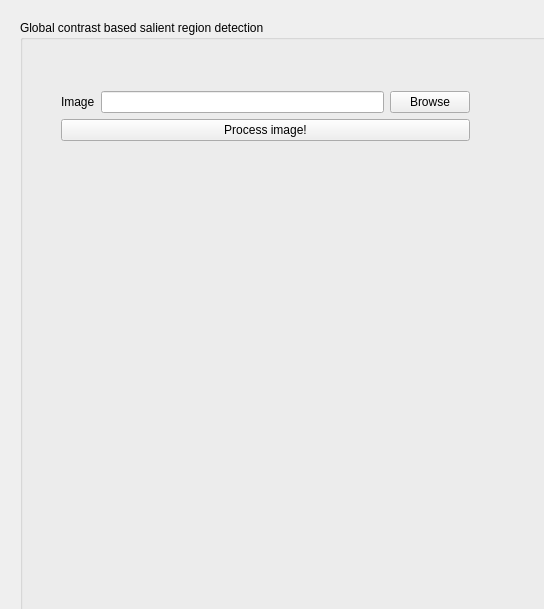
<?xml version="1.0" encoding="UTF-8"?>
<ui version="4.0">
 <class>MainWindow</class>
 <widget class="QMainWindow" name="MainWindow">
  <property name="geometry">
   <rect>
    <x>0</x>
    <y>0</y>
    <width>544</width>
    <height>609</height>
   </rect>
  </property>
  <property name="minimumSize">
   <size>
    <width>400</width>
    <height>400</height>
   </size>
  </property>
  <property name="windowTitle">
   <string>Salient region detector</string>
  </property>
  <widget class="QWidget" name="centralWidget">
   <property name="minimumSize">
    <size>
     <width>800</width>
     <height>800</height>
    </size>
   </property>
   <widget class="QGroupBox" name="groupBox">
    <property name="geometry">
     <rect>
      <x>20</x>
      <y>20</y>
      <width>800</width>
      <height>800</height>
     </rect>
    </property>
    <property name="minimumSize">
     <size>
      <width>400</width>
      <height>400</height>
     </size>
    </property>
    <property name="title">
     <string>Global contrast based salient region detection</string>
    </property>
    <widget class="QWidget" name="">
     <property name="geometry">
      <rect>
       <x>30</x>
       <y>60</y>
       <width>431</width>
       <height>483</height>
      </rect>
     </property>
     <layout class="QVBoxLayout" name="verticalLayout">
      <item>
       <layout class="QHBoxLayout" name="horizontalLayout_2">
        <item>
         <widget class="QLabel" name="label_image">
          <property name="text">
           <string>Image</string>
          </property>
         </widget>
        </item>
        <item>
         <widget class="QLineEdit" name="lineEdit_image_path"/>
        </item>
        <item>
         <widget class="QPushButton" name="pushButton_browse_images">
          <property name="text">
           <string>Browse</string>
          </property>
         </widget>
        </item>
       </layout>
      </item>
      <item>
       <widget class="QPushButton" name="pushButton_process_image">
        <property name="text">
         <string>Process image!</string>
        </property>
        <property name="iconSize">
         <size>
          <width>16</width>
          <height>16</height>
         </size>
        </property>
       </widget>
      </item>
      <item>
       <widget class="QLabel" name="label_result_image">
        <property name="minimumSize">
         <size>
          <width>400</width>
          <height>400</height>
         </size>
        </property>
        <property name="text">
         <string/>
        </property>
       </widget>
      </item>
     </layout>
    </widget>
   </widget>
  </widget>
 </widget>
 <layoutdefault spacing="6" margin="11"/>
 <resources/>
 <connections/>
</ui>
